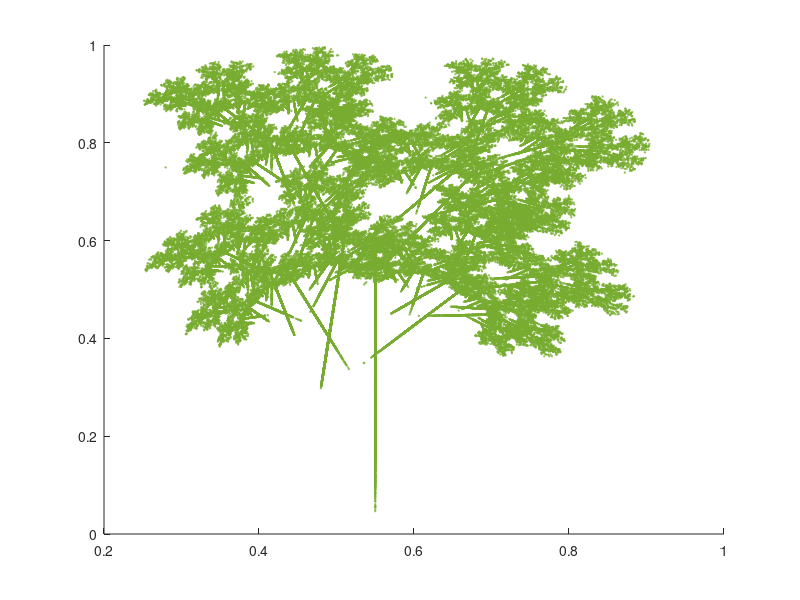

MATLAB code for this plot:
function IFS
%{
%mount
T=[0.08 -0.031 0.084 0.0306 5.17 7.97 0.03 ;
   0.0801 0.0212 -0.08 0.0212 6.62 9.4 0.025 ;
   0.75 0 0 0.53 -0.357 1.106 0.22 ;
   0.943 0 0 0.474 -1.98 -0.65 0.245 ;
   -0.402 0 0 0.402 15.513 4.588 0.21 ;
   0.217 -0.052 0.075 0.15 3 5.74 0.07 ;
   0.262 -0.105 0.114 0.241 -0.473 3.045 0.1 ;
   0.22 0 0 0.43 14.6 4.286 0.1];
%fern
T=[0 0 0 0.16 0 0 ; 
   0.85 0.04 -0.04 0.85 0 1.6 ;
   0.2 -0.26 0.23 0.22 0 1.6 ;
   -0.15 0.28 0.26 0.24 0 0.44];
%bigtree
T=[0.05 0 0 0.6 0 0 ;
   0.05 0 0 -0.5 0 1 ;
   0.46 0.32 -0.386 0.383 0 0.6 ;
   0.47 -0.154 0.171 0.423 0 1 ;
   0.43 0.275 -0.26 0.476 0 1 ;
   0.421 -0.357 0.354 0.307 0 0.7 ];
%tree
T=[0 0 0 0.6 0.55 0 ; 
   -0.05 0 -0.5 0 0.525 0.75 ;
   0.46 -0.15 0.39 0.38 0.27 0.105 ;
   0.47 -0.15 0.17 0.42 0.265 0.465 ;
   0.43 0.28 -0.25 0.45 0.285 0.625 ;
   0.42 0.26 -0.35 0.31 0.29 0.525];

%triangle
T=[0.5 0 0 0.5 0 0 ; 
   0.5 0 0 0.5 0.5 0 ;
   0.5 0 0 0.5 0.25 0.433];




%fern
T=[0 0 0 0.16 0 0 ; 
   0.85 0.04 -0.04 0.85 0 1.6 ;
   0.2 -0.26 0.23 0.22 0 1.6 ;
   -0.15 0.28 0.26 0.24 0 0.44];

  A{1} = [1;2];
  r = rand(50000,1);
  for i=1:50000
    if r(i)<0.01
        A{i+1} = [T(1,1:2);T(1,3:4)]*A{i} + T(1,5:6)';
    elseif 0.01 <= r(i) && r(i) < 0.86
        A{i+1} = [T(2,1:2);T(2,3:4)]*A{i} + T(2,5:6)';
    elseif 0.86 <=r(i) && r(i) < 0.93
        A{i+1} = [T(3,1:2);T(3,3:4)]*A{i} + T(3,5:6)';
    elseif 0.93 <= r(i) && r(i) < 1
        A{i+1} = [T(4,1:2);T(4,3:4)]*A{i} + T(4,5:6)';
    end
  end
  A = cell2mat(A);
  scatter(A(1,:),A(2,:),1,[0.4660 0.6740 0.1880])
end

%}
%tree
T=[0 0 0 0.6 0.55 0 ; 
   -0.05 0 -0.5 0 0.525 0.75 ;
   0.46 -0.15 0.39 0.38 0.27 0.105 ;
   0.47 -0.15 0.17 0.42 0.265 0.465 ;
   0.43 0.28 -0.25 0.45 0.285 0.625 ;
   0.42 0.26 -0.35 0.31 0.29 0.525];



  A{1} = [1;2];
  r = rand(200000,1);
  for i=1:200000
    if r(i)<0.1
        A{i+1} = [T(1,1:2);T(1,3:4)]*A{i} + T(1,5:6)';
    elseif 0.1 <= r(i) && r(i) < 0.2
        A{i+1} = [T(2,1:2);T(2,3:4)]*A{i} + T(2,5:6)';
    elseif 0.2 <=r(i) && r(i) < 0.4
        A{i+1} = [T(3,1:2);T(3,3:4)]*A{i} + T(3,5:6)';
    elseif 0.4 <= r(i) && r(i) < 0.6
        A{i+1} = [T(4,1:2);T(4,3:4)]*A{i} + T(4,5:6)';
    elseif 0.6 <= r(i) && r(i) < 0.8
        A{i+1} = [T(5,1:2);T(5,3:4)]*A{i} + T(5,5:6)';
    elseif 0.8 <= r(i) && r(i) < 1
        A{i+1} = [T(6,1:2);T(6,3:4)]*A{i} + T(6,5:6)';
    end
  end
  A = cell2mat(A);
  scatter(A(1,:),A(2,:),1,[0.4660 0.6740 0.1880])
  xlim([0.2 1])
  ylim([0 1])
end

%{
%triangle
T=[0.5 0 0 0.5 0 0 ; 
   0.5 0 0 0.5 0.5 0 ;
   0.5 0 0 0.5 0.25 0.433];

  A{1} = [0;0];        %從(0,0開始)
  r = rand(50000,1);
  for i=1:50000        %迭代50000次
    if r(i)<0.333
        A{i+1} = [T(1,1:2);T(1,3:4)]*A{i} + T(1,5:6)';
    elseif 0.333 <= r(i) && r(i) < 0.666
        A{i+1} = [T(2,1:2);T(2,3:4)]*A{i} + T(2,5:6)';
    elseif 0.666 <=r(i) && r(i) < 1
        A{i+1} = [T(3,1:2);T(3,3:4)]*A{i} + T(3,5:6)';
    end
  end
  A = cell2mat(A);
  scatter(A(1,:),A(2,:),1,[0.4660 0.6740 0.1880])
end


%mount
T=[0.08 -0.031 0.084 0.0306 5.17 7.97 0.03 ;
   0.0801 0.0212 -0.08 0.0212 6.62 9.4 0.025 ;
   0.75 0 0 0.53 -0.357 1.106 0.22 ;
   0.943 0 0 0.474 -1.98 -0.65 0.245 ;
   -0.402 0 0 0.402 15.513 4.588 0.21 ;
   0.217 -0.052 0.075 0.15 3 5.74 0.07 ;
   0.262 -0.105 0.114 0.241 -0.473 3.045 0.1 ;
   0.22 0 0 0.43 14.6 4.286 0.1];

  A{1} = [1;2];
  r = rand(200000,1);
  for i=1:200000
    if r(i)<0.03
        A{i+1} = [T(1,1:2);T(1,3:4)]*A{i} + T(1,5:6)';
    elseif 0.03 <= r(i) && r(i) < 0.055
        A{i+1} = [T(2,1:2);T(2,3:4)]*A{i} + T(2,5:6)';
    elseif 0.055 <=r(i) && r(i) < 0.275
        A{i+1} = [T(3,1:2);T(3,3:4)]*A{i} + T(3,5:6)';
    elseif 0.275 <= r(i) && r(i) < 0.52
        A{i+1} = [T(4,1:2);T(4,3:4)]*A{i} + T(4,5:6)';
    elseif 0.52 <= r(i) && r(i) < 0.73
        A{i+1} = [T(5,1:2);T(5,3:4)]*A{i} + T(5,5:6)';
    elseif 0.73 <= r(i) && r(i) < 0.8
        A{i+1} = [T(6,1:2);T(6,3:4)]*A{i} + T(6,5:6)';
    elseif 0.8 <= r(i) && r(i) < 0.9
        A{i+1} = [T(7,1:2);T(7,3:4)]*A{i} + T(7,5:6)';
    elseif 0.9 <= r(i) && r(i) < 1
        A{i+1} = [T(7,1:2);T(7,3:4)]*A{i} + T(7,5:6)';
    end
  end
  A = cell2mat(A);
  scatter(A(1,:),A(2,:),1,[0.4660 0.6740 0.1880])
  xlim([-10 20])
end
%}